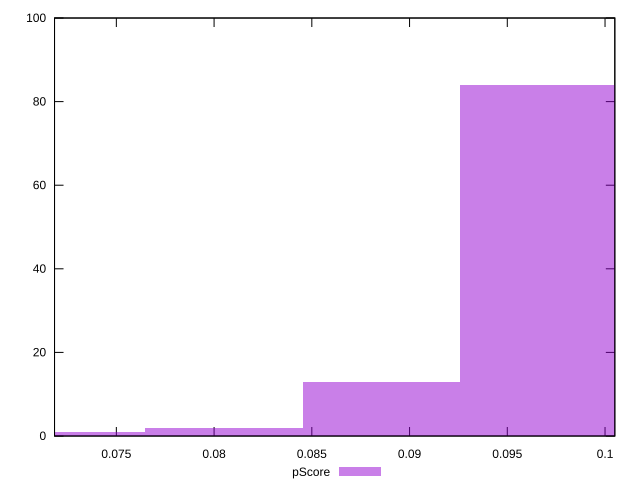

The script that saved this image:
reset

$pScore <<EOF
0.07245181764238927 1
0.08855222156292022 13
0.08050201960265474 2
0.0966024235231857 84
EOF

set key outside below
set boxwidth 0.008050201960265475
set xrange [0.07183813221732627:0.10050062080259625]
set yrange [0:100]
set trange [0:100]
set style fill transparent solid 0.5 noborder
set terminal svg size 640, 490 enhanced background rgb 'white'
set output "report_00019_2021-02-10T18-14-37.922Z//interactive/samples/pages/pScore/histogram.svg"

plot $pScore title "pScore" with boxes

reset
